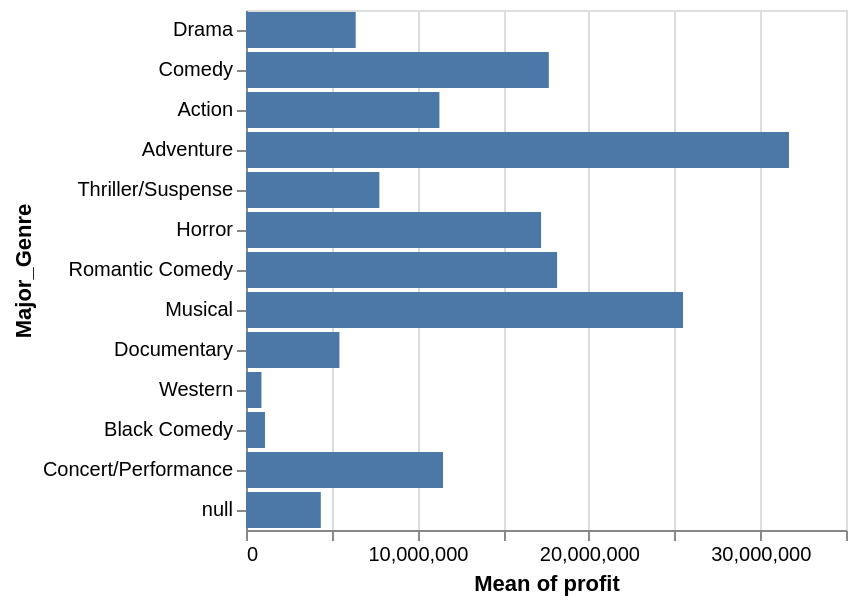

Source (notebook cell):
### Code cell
genre_profit_chart = alt.Chart(movies3).mark_bar().encode(
    x = alt.X('mean(profit)'),
    y = alt.Y('Major_Genre',
              sort=genre_list)
)

genre_profit_chart

### Figure 1 — Vega-Lite specification as saved in the notebook (floating-point values rounded to 4 significant figures; data arrays with more than 128 entries replaced by an {"elided": "..."} marker saying what was removed)
{"config": {"view": {"continuousWidth": 300, "continuousHeight": 300}}, "data": {"name": "data-a3a27fe283ed6156685cceff9461caf2"}, "mark": {"type": "bar"}, "encoding": {"x": {"aggregate": "mean", "field": "profit", "type": "quantitative"}, "y": {"field": "Major_Genre", "sort": ["Drama", "Comedy", "Action", "Adventure", "Thriller/Suspense", "Horror", "Romantic Comedy", "Musical", "Documentary", "Western", "Black Comedy", "Concert/Performance"], "type": "nominal"}}, "$schema": "https://vega.github.io/schema/vega-lite/v5.20.1.json", "datasets": {"data-a3a27fe283ed6156685cceff9461caf2": {"elided": "2982 records"}}}
